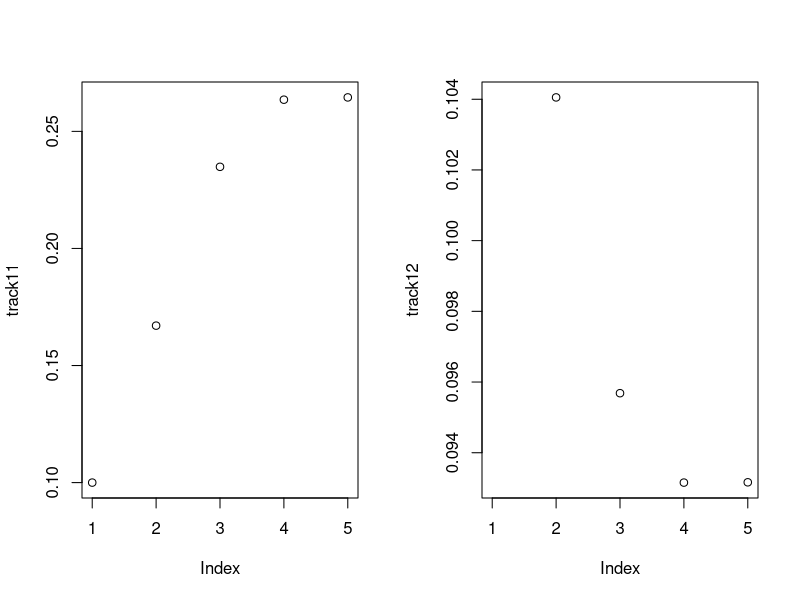
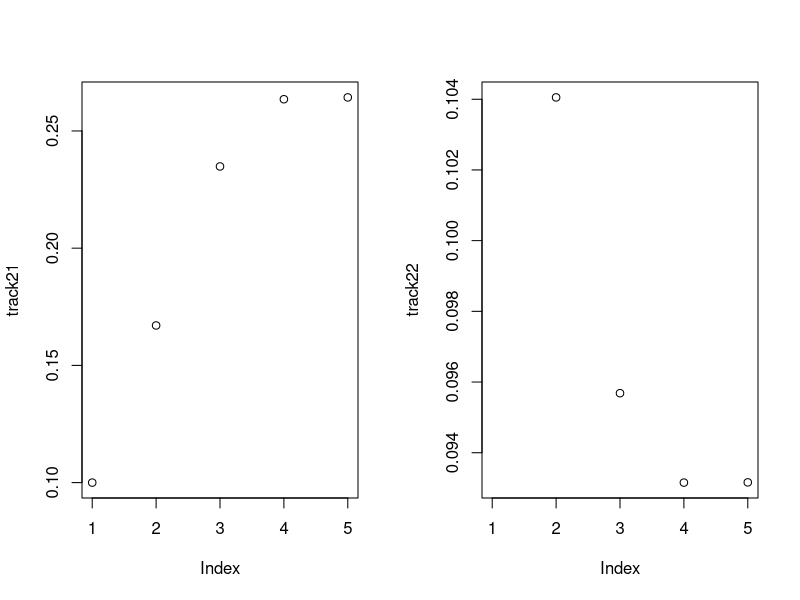
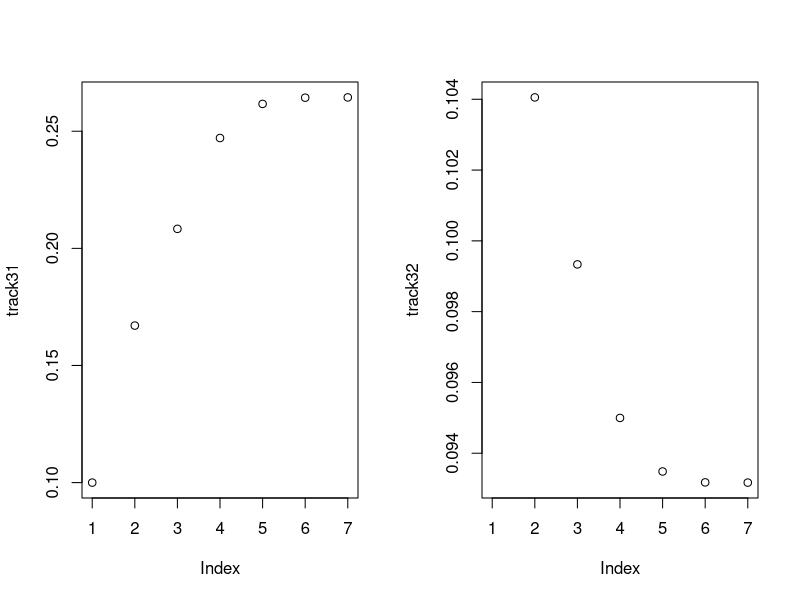
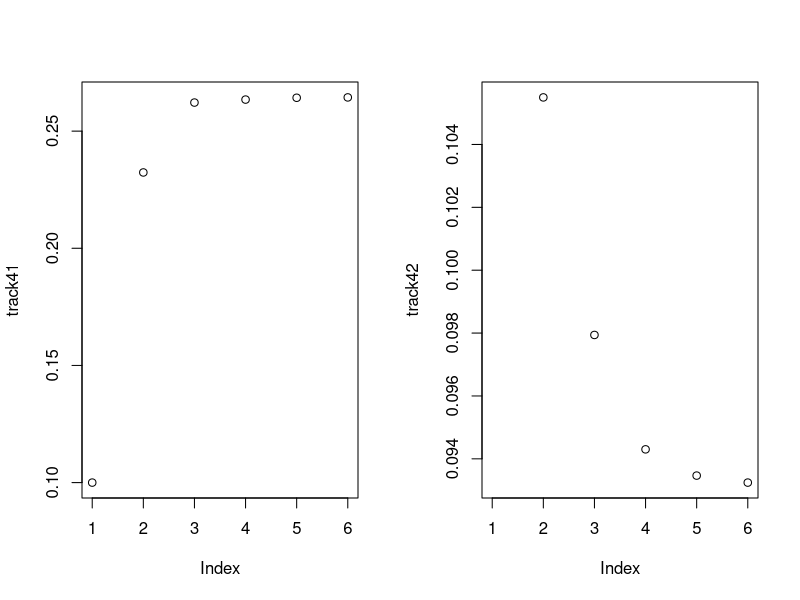
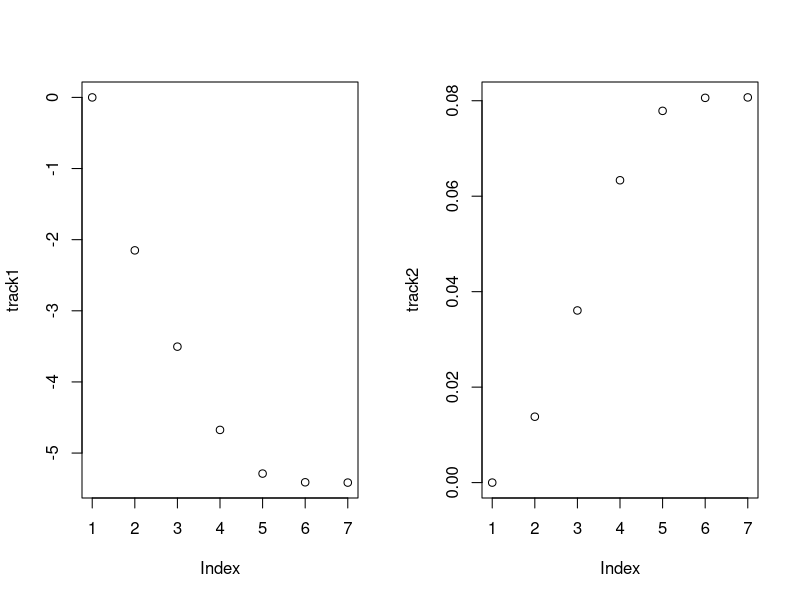
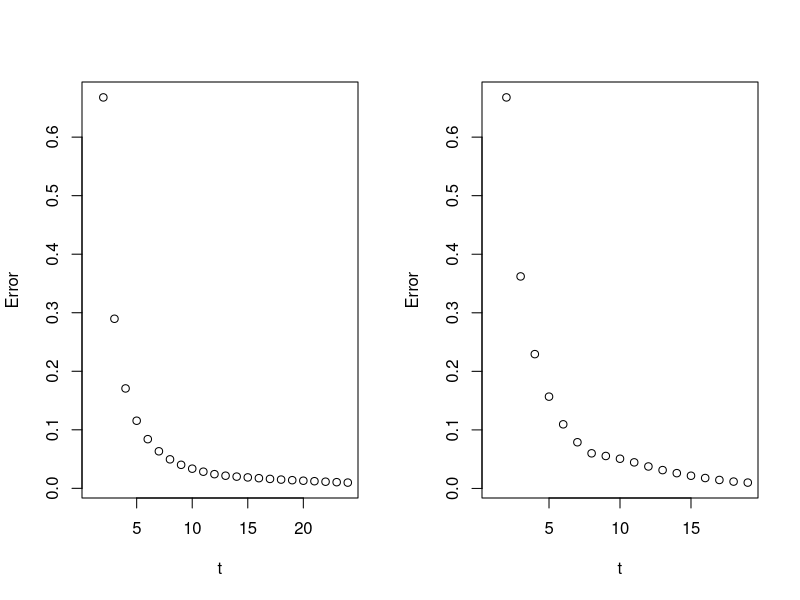
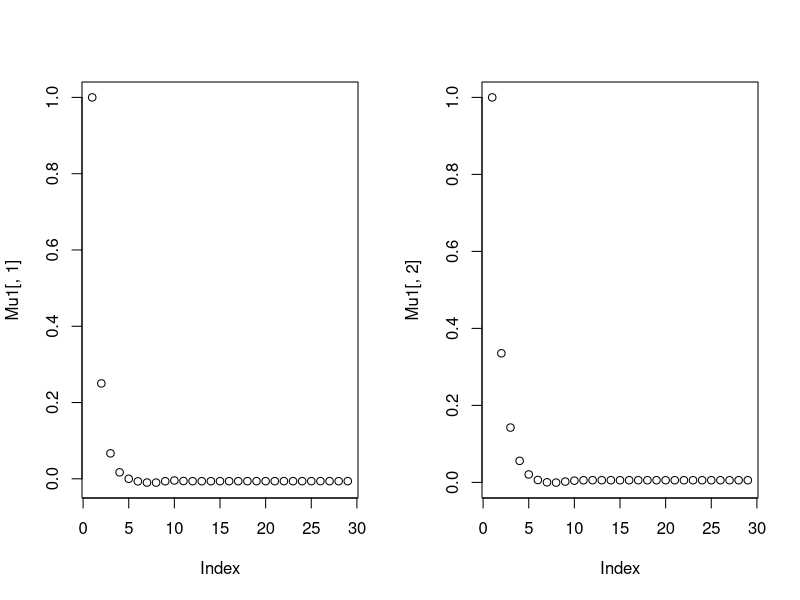
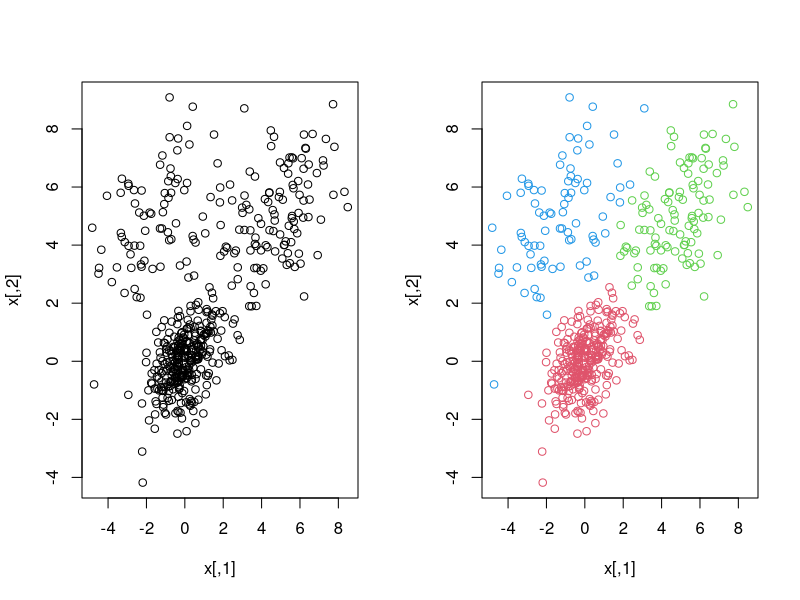

Reproduce these figures in R, in order.
## ---- chunk 1
n1 <- 17
n2 <- 182
n3 <- 60
n4 <- 176
iter <- 0#初始化
theta <- c(0.1,0.1)#初始值
track11 <- NULL #用来记录迭代的轨迹 
track12 <- NULL
track11[1]<- theta[1]
track12[2]<- theta[2]
theta_diff <- 1
#梯度表示
gradient <- function(theta){
  partial1 <- n1/theta[1]+n2*(2-2*theta[1]-2*theta[2])/(theta[1]*(2-theta[1]-2*theta[2]))+n3*(-2)/(2-theta[2]-2*theta[1])+n4*2/(theta[1]+theta[2]-1)
  partial2 <- n1/theta[2]+n3*(2-2*theta[1]-2*theta[2])/(theta[2]*(2-theta[2]-2*theta[1]))+n2*(-2)/(2-theta[1]-2*theta[2])+n4*2/(theta[1]+theta[2]-1)
  return(c(partial1,partial2))
}


#Hessian矩阵表示
Hessian <- function(theta){
  m11 <- n1/(-theta[1]^2)+n2*(-2*theta[1]*(2-theta[1]-2*theta[2])-4*(1-theta[1]-theta[2])^2)/(theta[1]^2*(2-theta[1]-2*theta[2])^2)+n3*4/(2-theta[2]-2*theta[1])^2+n4*(-2)/(theta[1]+theta[2]-1)^2
  m22 <- n1/(-theta[2]^2)+n3*(-2*theta[2]*(2-theta[2]-2*theta[1])-4*(1-theta[2]-theta[1])^2)/(theta[2]^2*(2-theta[2]-2*theta[1])^2)+n2*4/(2-theta[1]-2*theta[2])^2+n4*(-2)/(theta[1]+theta[2]-1)^2
  m12 <- n2*(-2)/(2-theta[1]-2*theta[2])^2+n3*(-2)/(2-theta[2]-2*theta[1])^2+n4*(-2)/(theta[1]+theta[2]-1)^2
  m21 <- m12
  return(matrix(c(m11,m12,m21,m22),2,2))
}

#Newton法迭代
while(theta_diff > 1e-3 & iter < 100){
  iter=iter+1
  option <- theta
  theta = theta-solve(Hessian(theta))%*%gradient(theta)
  theta_diff = sum(abs(option-theta))
  track11[iter+1] <- theta[1]
  track12[iter+1] <- theta[2]
}
print(iter)#打印迭代次数
print(theta)

#画出迭代轨迹
par(mfrow=c(1,2))
plot(track11)
plot(track12)

## ---- chunk 2
theta <- c(0.1,0.1)
track21 <- NULL #用来记录迭代的轨迹 
track22 <- NULL
iter = 0
track21[1]<- theta[1]
track22[2]<- theta[2]
theta_diff <- 1
f <- function(theta){
  pi1=2*theta[1]*theta[2]
  pi2=theta[1]*(2-theta[1]-2*theta[2])
  pi3=theta[2]*(2-theta[2]-2*theta[1])
  pi4=(1-theta[1]-theta[2])^2
  value <- n1*log(pi1)+n2*log(pi2)+n3*log(pi3)+n4*log(pi4)
  return(value)
}


#回溯直线法求最优步长
opt_step<- function(theta){
  alpha=0.5
  gama=0.8
  s=1
  h <- solve(Hessian(theta))%*%gradient(theta)
  while(f(theta-s*h)<f(theta)-alpha*s*t(gradient(theta))%*%h){
    s <- s*gama
  }
  return(s)
}

#阻尼Newton法求解
while(theta_diff>1e-3 & iter < 100){
  option <- theta
  iter=iter+1
  s <- opt_step(theta)#求解最优步长
  theta = theta-s*solve(Hessian(theta))%*%gradient(theta)#迭代
  theta_diff <- sum(abs(theta-option))
  track21[iter+1] <- theta[1]
  track22[iter+1] <- theta[2]
}
print(iter)#打印迭代次数
print(theta)

#画出迭代轨迹
par(mfrow=c(1,2))
plot(track21)
plot(track22)
## ---- chunk 3
theta <- c(0.1,0.1)
V <- solve(Hessian(theta))#只计算一遍Hessian矩阵即可
track31 <- NULL #用来记录迭代的轨迹 
track32 <- NULL
iter = 0
track31[1]<- theta[1]
track32[2]<- theta[2]
theta_diff <- 1


#回溯直线法求最优步长
opt_step1<- function(theta,V){
  alpha=0.5
  gama=0.8
  s=1
  h <- V %*% gradient(theta)
  while(f(theta-s*h)<f(theta)-alpha*s*t(gradient(theta))%*%h){
    s <- s*gama
  }
  return(s)
}




#BFGS求解
while(theta_diff>1e-3 & iter < 100){
  iter=iter+1
  s <- opt_step1(theta,V)#求解最优步长
  option <- theta
  theta = theta-s*V%*%gradient(theta)#迭代
  delta= theta-option
  esi <- gradient(theta)-gradient(option)
  esi <- matrix(esi,2,1)
  part1 <- (as.numeric(t(esi)%*%delta+t(esi)%*%V%*%esi))*(delta%*%t(delta))/as.numeric((t(esi)%*%delta)^2)
  part2 <- ((V%*%esi%*%t(delta))+t(V%*%esi%*%t(delta)))/as.numeric(t(esi)%*%delta)
  V=V+part1-part2
  theta_diff <- sum(abs(theta-option))
  track31[iter+1] <- theta[1]
  track32[iter+1] <- theta[2]
}
print(iter)#打印迭代次数
print(theta)

#画出迭代轨迹
par(mfrow=c(1,2))
plot(track31)
plot(track32)
## ---- chunk 4
n <- 435
iter <- 0#初始化
theta <- c(0.1,0.1)#初始值
track41 <- NULL #用来记录迭代的轨迹 
track42 <- NULL
track41[1]<- theta[1]
track42[2]<- theta[2]
theta_diff <- 1
s=0.8

#求Fisher信息阵
Fisher <- function(theta){
  Fish <- matrix(0,2,2)
  pi1=2*theta[1]*theta[2]
  pi2=theta[1]*(2-theta[1]-2*theta[2])
  pi3=theta[2]*(2-theta[2]-2*theta[1])
  pi4=(1-theta[1]-theta[2])^2
  Fish[1,1] <- -n*(pi1+pi2)/(theta[1]^2)-n*pi2/(2-theta[1]-2*theta[2])^2
  -4*n*pi3/(2-theta[2]-2*theta[1])^2-2*n*pi4/(1-theta[1]-theta[2])^2
  Fish[1,2] <- -2*n*pi2/(2-theta[1]-2*theta[2])^2-2*n*pi3/(2-theta[2]-2*theta[1])^2
  -2*n*pi4/(1-theta[1]-theta[2])^2
  Fish[2,1] <- Fish[1,2]
  Fish[2,2] <- -n*(pi1+pi3)/theta[2]^2-4*n*pi2/(2-theta[1]-2*theta[2])^2-n*pi3/(2-theta[2]-2*theta[1])^2-2*n*pi4/(1-theta[1]-theta[2])^2
  return(-Fish)
}



#Fisher得分法法迭代
while(theta_diff > 1e-3 & iter < 1000){
  iter=iter+1
  option <- theta
  theta = theta+s*solve(Fisher(theta))%*%gradient(theta)
  theta_diff = sum(abs(option-theta))
  track41[iter+1] <- theta[1]
  track42[iter+1] <- theta[2]
}
print(iter)#打印迭代次数
print(theta)

#画出迭代轨迹
par(mfrow=c(1,2))
plot(track41)
plot(track42)

## ---- chunk 5
#定义值
m <- c(55,157,159,16)
x <- c(7,14,27,51)
y <- c(0,2,7,3)

#常用函数
expit <- function(x){
  exp(x)/(1+exp(x))
}

expit2 <- function(x){
  exp(x)/(exp(x)+1)^2
}

#定义初始值
iter <- 0
beta <- c(0,0)
track1 <- NULL
track2 <- NULL
track1[1] <- beta[1]
track2[1] <- beta[2]
tol <- 1e-4

#求梯度
gradient <- function(beta){
  grad <- c(0,0)
  for(i in 1:4){
    grad[1] <- grad[1] + y[i]-m[i]*expit(beta[1]+beta[2]*x[i])
    grad[2] <- grad[2] + x[i]*y[i]-m[i]*x[i]*expit(beta[1]+beta[2]*x[i])
  }
  return(grad)
}

#求Hessian矩阵
Hessian <- function(beta){
  Hess <- matrix(0,2,2)
  Hess[1,1] <- sum(-m*expit2(beta[1]+beta[2]*x))
  Hess[1,2] <- sum(-m*x*expit2(beta[1]+beta[2]*x))
  Hess[2,1] <- Hess[1,2]
  Hess[2,2] <- sum(-m*x^2*expit2(beta[1]+beta[2]*x))
  return(Hess)
}

#Newton法迭代
while(abs(gradient(beta)[1])> tol & abs(gradient(beta)[2])> tol & iter < 100){
  iter=iter+1
  beta = beta-solve(Hessian(beta))%*%gradient(beta)
  track1[iter+1] <- beta[1]
  track2[iter+1] <- beta[2]
}

print(iter)#打印迭代次数
print(beta)#输出极大似然估计

#画出迭代轨迹
par(mfrow=c(1,2))
plot(track1)
plot(track2)



## ---- chunk 6
set.seed(1)
#取初值
lambda = 0.1
tol = 1e-2
iter_max <- 100
n <- 100
p <- 300

#样本与系数初值
X <- matrix(rnorm(n*p),ncol = p,nrow = n)
beta <- c(rep(1/sqrt(10),10),rep(0,p-10))
y <- X%*%beta+rnorm(n)

singluar <- (svd(t(X)%*%X)$d[1])/n#利用Lipschitz常数取固定步长
s <- 1/singluar


#函数定义
S_lambda <- function(x,lam){
  ifelse(abs(x)>lam,sign(x)*(abs(x)-lam),0)
}

b_old <- b_new <- rep(0,p)
b_diff <- 1
b_diff_l <- c()
iter <- 0
#proximal gradient求回归系数算法
while(b_diff > tol && iter <iter_max){
  iter <- iter+1
  b_new <- b_old + (1/n)*s*t(X)%*%(y- X%*%b_old)
  b_new <- S_lambda(b_new,lambda*s)
  b_diff <- max(abs(b_new-b_old))/max(abs(b_old))
  b_diff_l <- c(b_diff_l,b_diff)
  b_old <- b_new
}

print(iter)
plot(b_diff_l,xlab = "t",ylab = "Error")

cat("beta=",b_old)
## ---- chunk 7
set.seed(1)
b_old <- b_new <- rep(0,p)
b_diff <- 1
b_diff_l <- c()
iter <- 0
#Accelarated  proximal gradient method求回归系数算法
while(b_diff >tol && iter <iter_max+1000){
  iter <- iter+1
  v <- b_new + (iter-2)/(iter+1)*(b_new-b_old)
  b_old <- b_new
  b_new <- v + (1/n)*s*t(X)%*%(y- X%*%v)
  b_new <- S_lambda(b_new,lambda*s)
  b_diff <- max(abs(b_new-b_old))/max(abs(b_old))
  b_diff_l <- c(b_diff_l,b_diff)
}

print(iter)
plot(b_diff_l,xlab = "t",ylab = "Error")

cat("beta=",b_old)
## ---- chunk 8
#proximal gradient求回归系数算法
proximal <- function(X,y){
  iter=0
  b_old <- b_new <- rep(0,p)
  b_diff <- 1
  singluar <- (svd(t(X)%*%X)$d[1])/n#利用Lipschitz常数取固定步长
  s <- 1/singluar
  while(b_diff > tol && iter <iter_max){
  iter <- iter+1
  b_new <- b_old + (1/n)*s*t(X)%*%(y- X%*%b_old)
  b_new <- S_lambda(b_new,lambda*s)
  b_diff <- max(abs(b_new-b_old))/max(abs(b_old))#相对大小作为收敛依据
  b_old <- b_new
  }
  return(iter)
}


#Accelarated  proximal gradient method求回归系数算法
accelatrte <- function(X,y){
  iter=0
  b_old <- b_new <- rep(0,p)
  b_diff <- 1
  singluar <- (svd(t(X)%*%X)$d[1])/n#利用Lipschitz常数取固定步长
  s <- 1/singluar
  while(b_diff >tol && iter <iter_max+1000){
  iter <- iter+1
  v <- b_new + (iter-2)/(iter+1)*(b_new-b_old)
  b_old <- b_new
  b_new <- v + (1/n)*s*t(X)%*%(y- X%*%v)
  b_new <- S_lambda(b_new,lambda*s)
  b_diff <- max(abs(b_new-b_old))/max(abs(b_old))
  }
  return(iter)
}


#产生50组样本
X <- NULL
N=50
iter1 <- NULL
iter2 <- NULL

for(i in 1:N){
  X <- matrix(rnorm(n*p),ncol = p,nrow = n)
  y <- X%*%beta+rnorm(n)
  iter1[i] <- proximal(X,y)
  iter2[i] <- accelatrte(X,y)
}

cat("proximal gradient平均迭代次数",mean(iter1),"\n")
cat("Accelarated  proximal gradient method平均迭代次数",mean(iter2),"\n")
## ---- chunk 9
library(MASS)
## ---- chunk 10
#样本生成
m <- 500
pi_sa <- c(0.6,0.25,0.15)
mu1 <- c(0,0)
mu2 <- c(5,5)
mu3 <- c(-1,5)
Sigma <- matrix(c(1,0.5,0.5,1),2,2)
J=sample(1:3,size = m,replace = TRUE,prob = pi_sa)
x <- matrix(0,nrow = m,ncol = 2)
for(i in 1:m){
  if(J[i]==1) x[i,]=mvrnorm(1,mu1,Sigma)
  if(J[i]==2) x[i,]=mvrnorm(1,mu2,2.25*Sigma)
  if(J[i]==3) x[i,]=mvrnorm(1,mu3,4*Sigma)
}

head(x)

#初始迭代值
Pi <- matrix(0,ncol = 3)
Mu1 <- matrix(0,ncol = 2)
Mu2 <- matrix(0,ncol = 2)
Mu3 <- matrix(0,ncol = 2)
Pi[1,] <- c(0.5,0.4,0.1)
rownames(Pi)[nrow(Pi)] <- nrow(Pi)
Mu1[1,] <- c(1,1) 
Mu2[1,] <- c(2,5)
Mu3[1,] <- c(-2,-2)
Sigma1 <- matrix(c(1,0,0,1),2,2)
pi_diff  <- mu_diff <- sigma_diff <- 1


#定义一些用到的函数
coverge_pi <- function(pi1,pi2){
  abs(sum((pi1-pi2)))
}

coverge_mu <- function(mu1,mu2){
  abs(sum(mu1-mu2))
}

coverge_sigma <- function(sigma1,sigma2){
  abs(sum(sigma1-sigma2))
}



library(mvtnorm)

####EM算法
tol <- .Machine$double.eps^0.5
iter <- 0
iter_max <- 1000
while(pi_diff>tol | mu_diff>tol |sigma_diff>tol & iter < iter_max){
  iter <- iter+1
  option <- Sigma1
  #E step
  f1=f2=f3=py=qy=ry=NULL
  for(i in 1:m){
    f1[i] <- dmvnorm(t(x[i,]),t(Mu1[iter,]),Sigma1)*Pi[iter,1]
    f2[i] <- dmvnorm(t(x[i,]),t(Mu2[iter,]),2.25*Sigma1)*Pi[iter,2]
    f3[i] <- dmvnorm(t(x[i,]),t(Mu3[iter,]),4*Sigma1)*Pi[iter,3]
    py[i] <- f1[i]/(f1[i]+f2[i]+f3[i])
    qy[i] <- f2[i]/(f1[i]+f2[i]+f3[i])
    ry[i] <- f3[i]/(f1[i]+f2[i]+f3[i])
  }
  
  #M step
  new_row <- c(mean(py),mean(qy),mean(ry))
  Pi <- rbind(Pi,new_row)
  rownames(Pi)[nrow(Pi)] <- nrow(Pi)
  
  Mucompute <- function(py,x){
    Hq=c(0,0)
    for(i in 1:m){
      Hq=Hq+py[i]*as.vector(x[i,])
    }
    return(Hq/sum(py))
  }
  
  Mu1 <- rbind(Mu1,Mucompute(py,x))
  Mu2 <- rbind(Mu2,Mucompute(qy,x))
  Mu3 <- rbind(Mu3,Mucompute(ry,x))
  Sigma1=matrix(0,2,2)
  for(i in 1:m){
    Sigma1 <- Sigma1+py[i]*tcrossprod(x[i,]-Mu1[iter+1,])+qy[i]/2.25*tcrossprod(x[i,]-Mu2[iter+1,])+ry[i]/4*tcrossprod(x[i,]-Mu3[iter+1,])
  }
  Sigma1=Sigma1/m
  pi_diff <- coverge_pi(Pi[iter,],Pi[iter+1,])
  mu_diff <- coverge_mu(c(Mu1[iter,],Mu2[iter,],Mu3[iter,]),c(Mu1[iter+1,],Mu2[iter+1,],Mu3[iter+1,]))
  sigma_diff <- coverge_sigma(option,Sigma1)
}

print(list(pi=Pi[iter+1,],mu1=Mu1[iter+1,],mu2=Mu2[iter+1,],mu3=Mu3[iter+1,],
           sigma=Sigma1,iter=iter))
plot(Mu1[,1])
plot(Mu1[,2])
## ---- chunk 11
y <- NULL
for (i in 1:m){
  option <- max(py[i],qy[i],ry[i])
  if(option==py[i]) y[i]=1
  if(option==qy[i]) y[i]=2
  if(option==ry[i]) y[i]=3
}
## ---- chunk 12
#没有赋予标签的散点图
plot(x)
#赋予标签的散点图
plot(x,col=y+1)
